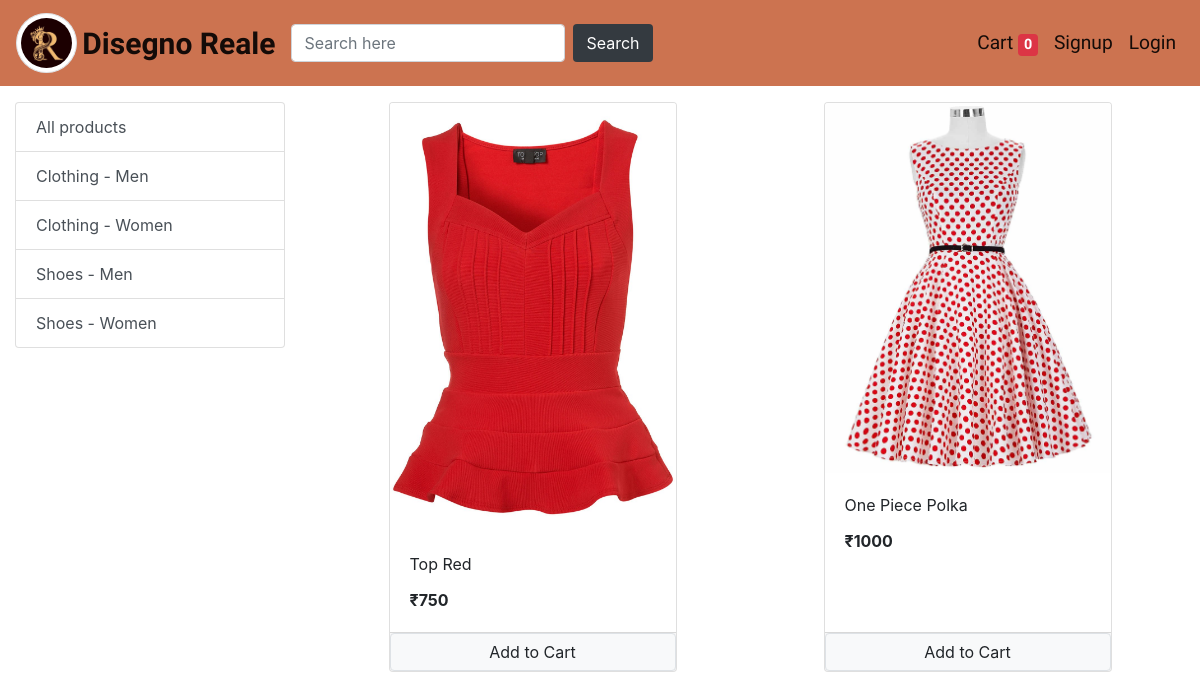
The app's page /?category=2 with its own data.
### store/models/category.py (models this page shows, shortened)
class Category(models.Model):
    name = models.CharField(max_length=20)
    @staticmethod
    def get_all_categories():
        return Category.objects.all()

### store/models/product.py (models this page shows, shortened)
class Product(models.Model):
    name = models.CharField(max_length=50)
    price = models.IntegerField(default=0)
    category = models.ForeignKey(Category, on_delete=models.CASCADE, default=1)
    description = models.CharField(max_length=200, default='', null=True, blank=True)
    image = models.ImageField(upload_to='uploads/products/')
    @staticmethod
    def get_all_products_by_categoryid(category_id):
        if category_id:
            return Product.objects.filter(category = category_id)
        else:
            return Product.get_all_products()

### store/views/home.py (the view, shortened to what this page needs)
# urls.py: path('', Index.as_view(), name='homepage'),
class Index(View):
    def get(self, request):
        cart = request.session.get('cart')
        if not cart:
            request.session['cart'] = {}
        products = None
        categories = Category.get_all_categories()
        categoryId = request.GET.get('category')
        if categoryId:
            products = Product.get_all_products_by_categoryid(categoryId)
        else:
            products = Product.get_all_products()
        data = {}
        data['products'] = products
        data['categories'] = categories
        return render(request, 'index.html', data)

### store/templatetags/cart.py (called while the page is built)
@register.filter(name='is_in_cart')
def is_in_cart(product, cart):
    keys = cart.keys()
    for id in keys:
        if int(id)==product.id:
            return True
    return False

### store/templatetags/custom_filter.py (called while the page is built)
@register.filter(name='currency')
def currency(number):
    return '₹'+str(number)

### store/templates/index.html (shortened to what this page needs)
{% extends 'base.html' %}
{% block content %}
{% load cart %}
{% load custom_filter %}
<div class="container-fluid mt-3">
    <div class="row">
        <div class="col-lg-3 mx-auto">
            <div class="list-group">
                <a href="/" class="list-group-item list-group-item-action">All products</a>
                {% for category in categories %}
                <a href="/?category={{ category.id }}"
                    class="list-group-item list-group-item-action">{{ category.name }}</a>
                {% endfor %}
            </div>
        </div>
        <div id="products" class="col-lg-9 mx-auto">
            <div class="row mx-auto">
                {% for product in products %}
                <div class="card mx-auto mb-3" id="{{product.id}}" style="width: 18rem;">
                    <img class="card-img-top" src="{{ product.image.url }}" alt="Card image cap">
                    <div class="card-body">
                        <p class="card-title">{{ product.name }}</p>
                        <p class="card-text"><b>{{ product.price|currency }}</b></p>
                    </div>
                    <div class="card-footer p-0 no-gutters">
                        {% if product|is_in_cart:request.session.cart %}
                        <div class="row no-gutters">
                            <form action="/#{{ product.id }}" class="col-2" method="post">
                                {% csrf_token %}
                                <input hidden type="text" name="product" value="{{ product.id }}">
                                <input hidden type="text" name="remove" value="True">
                                <input type="submit" value="-" class="btn btn-block btn-secondary">
                            </form>
                            <div class="text-center col">
                                {{ product|cart_quantity:request.session.cart }} in Cart
                            </div>
                            <form action="/#{{ product.id }}" class="col-2" method="post">
                                {% csrf_token %}
                                <input hidden type="text" name="product" value="{{ product.id }}">
                                <input type="submit" value="+" class="btn btn-block btn-secondary">
                            </form>
                        </div>
                        {% else %}
                        <form action="/#{{ product.id }}" method="post" class="btn-block">
                            <input value="Add to Cart" type="submit"
                                class="float-right btn btn-light border form-control">
                        </form>
                        {% endif %}
                    </div>
                </div>
                {% endfor %}
            </div>
        </div>
    </div>
</div>
{% endblock %}

### records on screen
Category: name "Clothing - Men"
Category: name "Clothing - Women"
Category: name "Shoes - Men"
Category: name "Shoes - Women"
Product: image (picture), name "Top Red", price "₹750"
Product: image (picture), name "One Piece Polka", price "₹1000"

### other values on screen
{{ request.session.cart.keys|length }} "0"
